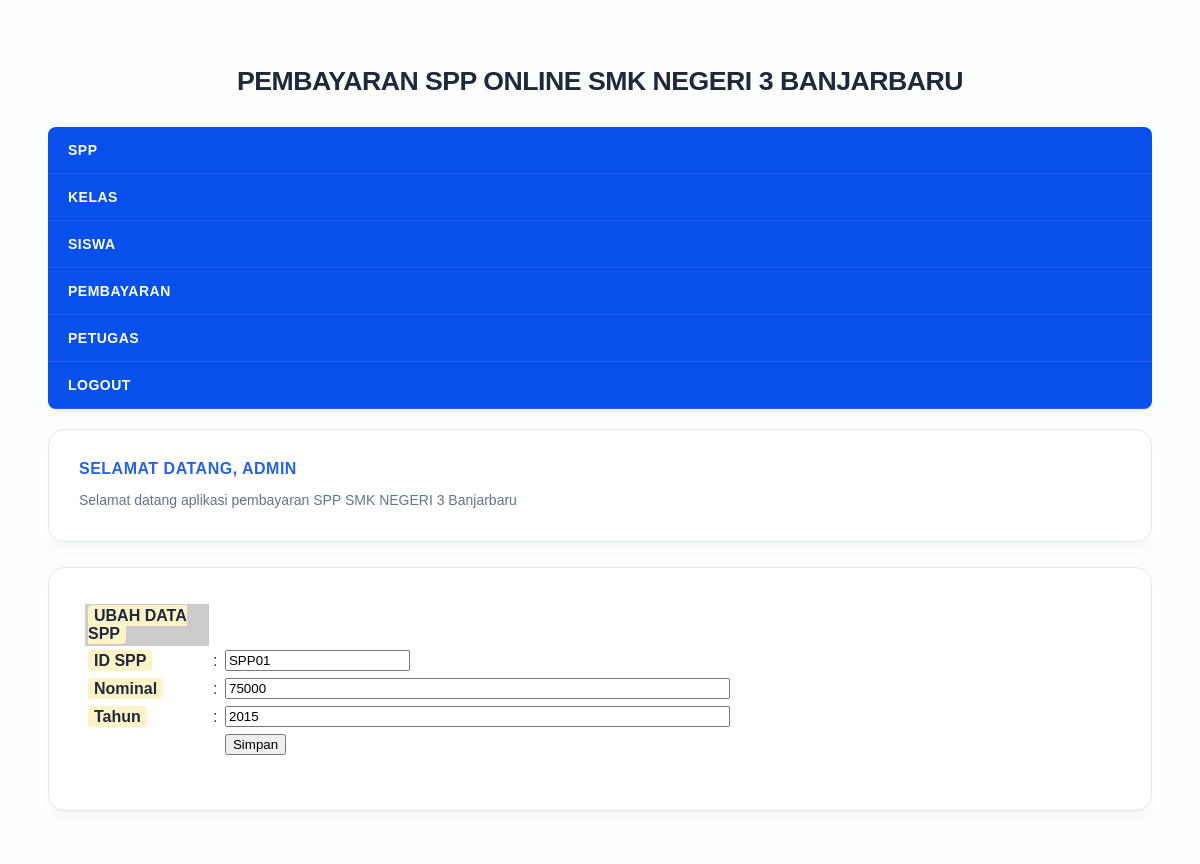
/admin/halaman_admin.php?open=edit_spp&id_spp=SPP01 (signed in), run on the app's committed database.
### tables this page shows
CREATE TABLE `spp` (
  `id_spp` varchar(6) NOT NULL,
  `tahun` int(4) NOT NULL,
  `nominal` int(10) NOT NULL
);

### admin/edit_spp.php (the view, shortened to what this page needs)
<?php
include_once "../src/koneksi.php";
$id_spp = $_GET['id_spp'];
$sql = mysqli_query(
    $koneksi,
    "SELECT * FROM spp WHERE id_spp='$id_spp'"
);
$data = mysqli_fetch_array($sql);
?>
<form action="<?php $_SERVER['PHP_SELF']; ?>" method="post" name="form1" target="_self">
    <table class="table-list" width="650" border="0" cellspacing="1" cellpadding="3">
        <tr>
            <td bgcolor="#CCCCCC"><strong>UBAH DATA SPP</strong></td>
            <td>&nbsp;</td>
            <td>&nbsp;</td>
        </tr>
        <tr>
            <td width="182"><strong>ID SPP</strong></td>
            <td width="6">:</td>
            <td width="440">
                <input
                    name="id_spp"
                    type="text"
                    value="<?php echo $data['id_spp']; ?>"
                    readonly="true"
                />
            </td>
        </tr>
        <tr>
            <td><strong>Nominal</strong></td>
            <td>:</td>
            <td>
                <input
                    name="nominal"
                    type="text"
                    value="<?php echo $data['nominal']; ?>"
                    size="60"
                    maxlength="100"
                />
            </td>
        </tr>
        <tr>
            <td><strong>Tahun</strong></td>
            <td>:</td>
            <td>
                <input
                    name="tahun"
                    type="text"
                    value="<?php echo $data['tahun']; ?>"
                    size="60"
                    maxlength="100"
                />
            </td>
        </tr>
        <tr>
            <td>&nbsp;</td>
            <td>&nbsp;</td>
            <td>
                <input
                    name="btnSimpan"
                    type="submit"
                    id="btnSimpan"
                    value="Simpan"
                />
            </td>
        </tr>
    </table>
</form>

### src/style.css (style rules this page uses)
body { background: #fcfdfd; margin: 0; font-family: 'Plus Jakarta Sans', sans-serif; color: #333a42; -webkit-font-smoothing: antialiased; }
.conteudo strong { color: #1e293b; background: #fef3c7; padding: 2px 6px; border-radius: 4px; }

### data on the page
spp: id_spp "SPP01", nominal "75000", tahun "2015"

### other printed values
$_SESSION['username'] "ADMIN"
